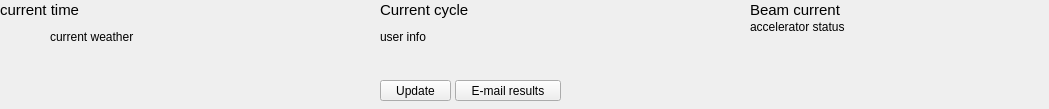
<?xml version="1.0" encoding="UTF-8"?>
<ui version="4.0">
 <class>Form</class>
 <widget class="QWidget" name="Form">
  <property name="geometry">
   <rect>
    <x>0</x>
    <y>0</y>
    <width>1049</width>
    <height>109</height>
   </rect>
  </property>
  <property name="windowTitle">
   <string>Form</string>
  </property>
  <widget class="QLabel" name="label_beam_current">
   <property name="geometry">
    <rect>
     <x>750</x>
     <y>0</y>
     <width>241</width>
     <height>20</height>
    </rect>
   </property>
   <property name="font">
    <font>
     <pointsize>11</pointsize>
     <weight>50</weight>
     <bold>false</bold>
    </font>
   </property>
   <property name="text">
    <string>Beam current</string>
   </property>
  </widget>
  <widget class="QLabel" name="label_accelerator_status">
   <property name="geometry">
    <rect>
     <x>750</x>
     <y>20</y>
     <width>291</width>
     <height>51</height>
    </rect>
   </property>
   <property name="font">
    <font>
     <pointsize>9</pointsize>
     <weight>50</weight>
     <bold>false</bold>
    </font>
   </property>
   <property name="text">
    <string>accelerator status</string>
   </property>
   <property name="alignment">
    <set>Qt::AlignLeading|Qt::AlignLeft|Qt::AlignTop</set>
   </property>
   <property name="wordWrap">
    <bool>true</bool>
   </property>
  </widget>
  <widget class="QLabel" name="label_current_time">
   <property name="geometry">
    <rect>
     <x>0</x>
     <y>0</y>
     <width>341</width>
     <height>20</height>
    </rect>
   </property>
   <property name="font">
    <font>
     <pointsize>11</pointsize>
     <weight>50</weight>
     <bold>false</bold>
    </font>
   </property>
   <property name="text">
    <string>current time</string>
   </property>
   <property name="alignment">
    <set>Qt::AlignLeading|Qt::AlignLeft|Qt::AlignVCenter</set>
   </property>
  </widget>
  <widget class="QLabel" name="label_current_weather">
   <property name="geometry">
    <rect>
     <x>50</x>
     <y>30</y>
     <width>311</width>
     <height>51</height>
    </rect>
   </property>
   <property name="font">
    <font>
     <pointsize>9</pointsize>
     <weight>50</weight>
     <bold>false</bold>
    </font>
   </property>
   <property name="text">
    <string>current weather</string>
   </property>
   <property name="alignment">
    <set>Qt::AlignLeading|Qt::AlignLeft|Qt::AlignTop</set>
   </property>
   <property name="wordWrap">
    <bool>true</bool>
   </property>
  </widget>
  <widget class="QLabel" name="label_accelerator_status_indicator">
   <property name="geometry">
    <rect>
     <x>700</x>
     <y>0</y>
     <width>41</width>
     <height>41</height>
    </rect>
   </property>
   <property name="text">
    <string/>
   </property>
  </widget>
  <widget class="QLabel" name="label_current_weather_icon">
   <property name="geometry">
    <rect>
     <x>0</x>
     <y>30</y>
     <width>50</width>
     <height>50</height>
    </rect>
   </property>
   <property name="text">
    <string/>
   </property>
  </widget>
  <widget class="QLabel" name="label_current_cycle">
   <property name="geometry">
    <rect>
     <x>380</x>
     <y>0</y>
     <width>241</width>
     <height>20</height>
    </rect>
   </property>
   <property name="font">
    <font>
     <pointsize>11</pointsize>
     <weight>50</weight>
     <bold>false</bold>
    </font>
   </property>
   <property name="text">
    <string>Current cycle</string>
   </property>
  </widget>
  <widget class="QLabel" name="label_user_info">
   <property name="geometry">
    <rect>
     <x>380</x>
     <y>30</y>
     <width>291</width>
     <height>31</height>
    </rect>
   </property>
   <property name="font">
    <font>
     <pointsize>9</pointsize>
     <weight>50</weight>
     <bold>false</bold>
    </font>
   </property>
   <property name="text">
    <string>user info</string>
   </property>
   <property name="alignment">
    <set>Qt::AlignLeading|Qt::AlignLeft|Qt::AlignTop</set>
   </property>
   <property name="wordWrap">
    <bool>true</bool>
   </property>
  </widget>
  <widget class="QPushButton" name="push_set_user_info">
   <property name="geometry">
    <rect>
     <x>380</x>
     <y>80</y>
     <width>71</width>
     <height>21</height>
    </rect>
   </property>
   <property name="text">
    <string>Update</string>
   </property>
  </widget>
  <widget class="QPushButton" name="push_email_results">
   <property name="geometry">
    <rect>
     <x>455</x>
     <y>80</y>
     <width>106</width>
     <height>21</height>
    </rect>
   </property>
   <property name="text">
    <string>E-mail results</string>
   </property>
  </widget>
 </widget>
 <resources/>
 <connections/>
</ui>
